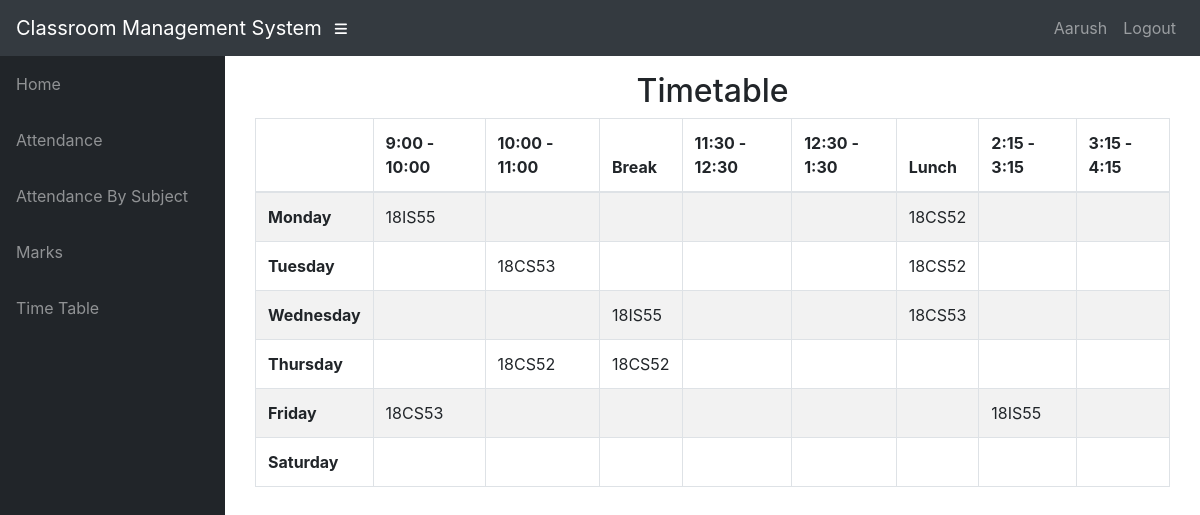
Page /info/student/5A/timetable/ (signed in) on the committed database.
### info/models.py (models this page shows, shortened)
class User(AbstractUser):
    @property
    def is_student(self):
        if hasattr(self, 'student'):
            return True
        return False

class Student(models.Model):
    user = models.OneToOneField(User, on_delete=models.CASCADE, null=True)
    class_id = models.ForeignKey(Class, on_delete=models.CASCADE, default=1)
    USN = models.CharField(primary_key='True', max_length=100)
    name = models.CharField(max_length=200)
    sex = models.CharField(max_length=50, choices=sex_choice, default='Male')
    DOB = models.DateField(default='1998-01-01')

class Assign(models.Model):
    class_id = models.ForeignKey(Class, on_delete=models.CASCADE)
    course = models.ForeignKey(Course, on_delete=models.CASCADE)
    teacher = models.ForeignKey(Teacher, on_delete=models.CASCADE)
    class Meta:
        unique_together = (('course', 'class_id', 'teacher'),)

### info/views.py (the view)
# urls.py: path('student/<slug:class_id>/timetable/', views.timetable, name='timetable'),
@login_required()
def timetable(request, class_id):
    asst = AssignTime.objects.filter(assign__class_id=class_id)
    matrix = [['' for i in range(9)] for j in range(6)]
    for i, d in enumerate(DAYS_OF_WEEK):
        t = 0
        for j in range(9):
            if j == 0:
                matrix[i][0] = d[0]
                continue
            if j == 4 or j == 8:
                continue
            try:
                a = asst.get(period=time_slots[t][0], day=d[0])
                matrix[i][j] = a.assign.course_id
            except AssignTime.DoesNotExist:
                pass
            t += 1
    context = {'matrix': matrix}
    return render(request, 'info/timetable.html', context)

### info/templates/info/timetable.html
{% extends 'info/base.html' %}
    {% block content %}
    <div class="container">
        <div class="container">
            <div class="row">
                <div class="col-md-12">
                    <h2 class="text-center">
                        Timetable
                    </h2>
                </div>
                <div id="no-more-tables">
                    <table class="col-sm-12 table table-bordered table-striped table-condensed cf">
                        <thead class="cf">
                            <tr>
                                <th>      </th>
                                <th>9:00 - 10:00</th>
                                <th>10:00 - 11:00</th>
                                <th>Break</th>
                                <th>11:30 - 12:30</th>
                                <th>12:30 - 1:30</th>
                                <th>Lunch</th>
                                <th>2:15 - 3:15</th>
                                <th>3:15 - 4:15</th>
                            </tr>
                        </thead>
                        <tbody>
                            {% for i in matrix %}
                            <tr>
                                {% for j in i %}
                                    {% if forloop.counter == 1 %}
                                    <td><b>{{ j }}</b></td>
                                    {% else %}
                                    <td>{{ j }}</td>
                                    {% endif %}
                                {% endfor %}
                            </tr>
                            {% endfor %}
                        </tbody>
                    </table>
                </div>
            </div>
        </div>
    </div>
    {% endblock %}

### info/templates/info/base.html (shortened to what this page needs)
<!DOCTYPE html>
<html lang="en">
  <head>
      {% load static %}
    <link href="{% static '/info/bootstrap/vendor/bootstrap/css/bootstrap.min.css' %}" rel="stylesheet">
    <link href="{% static '/info/bootstrap/vendor/fontawesome-free/css/all.min.css' %}" rel="stylesheet" type="text/css">
    <link href="{% static '/info/bootstrap/vendor/datatables/dataTables.bootstrap4.css' %}" rel="stylesheet">
    <link href="{% static '/info/bootstrap/css/sb-admin.css' %}" rel="stylesheet">
  </head>
  <body id="page-top">
    <nav class="navbar navbar-expand navbar-dark bg-dark static-top">
      <a class="navbar-brand mr-1" href="{% url 'index' %}">Classroom Management System</a>
      <button class="btn btn-link btn-sm text-white order-1 order-sm-0" id="sidebarToggle" href="#">
        <i class="fas fa-bars"></i>
      </button>
        <div class="collapse navbar-collapse" id="navbarResponsive">
          <ul class="navbar-nav ml-auto">
            <li class="nav-item">
                {% if request.user.is_student %}
                    <a class="nav-link text-capitalize">{{ request.user.student.name }}</a>
                {% elif request.user.is_teacher %}
                    <a class="nav-link text-capitalize">{{ request.user.teacher.name }}</a>
                {% endif %}
            </li>
            <li class="nav-item">
                <a class="nav-link" href="#" data-toggle="modal" data-target="#logoutModal">Logout</a>
            </li>
          </ul>
        </div>
    </nav>
    <div id="wrapper">
      <ul class="sidebar navbar-nav">
            <li class="nav-item">
              <a class="nav-link" href="{% url 'index' %}">
                <span>Home</span>
              </a>
            </li>
        {% if request.user.is_student %}
            <li class="nav-item">
              <a class="nav-link" href="{% url 'attendance' request.user.student.USN %}">
                <span>Attendance</span>
              </a>
            </li>
            <li class="nav-item">
              <a class="nav-link" href="{% url 'attendance' request.user.student.USN %}">
                <span>Attendance By Subject</span>
              </a>
            </li>
            <li class="nav-item">
              <a class="nav-link" href="{% url 'marks_list' request.user.student.USN %}">
                <span>Marks</span>
              </a>
            </li>
              <li class="nav-item">
              <a class="nav-link" href="{% url 'timetable' request.user.student.class_id_id %}">
                <span>Time Table</span>
              </a>
            </li>
        {% endif %}
      </ul>
      <div id="content-wrapper">
        <div class="container-fluid">
            {% block content %}
            {% endblock %}
        </div>
      </div>
    </div>
  </body>
</html>

### rows in the picture
User: user.student.name "Aarush"
Assign: i "18IS55" "18IS55" "18IS55"
Assign: i "18CS52" "18CS52" "18CS52" "18CS52"
Assign: i "18CS53" "18CS53" "18CS53"

### other values in the picture
{{ j }} "Monday" "Tuesday" "Wednesday" "Thursday" "Friday" "Saturday"
